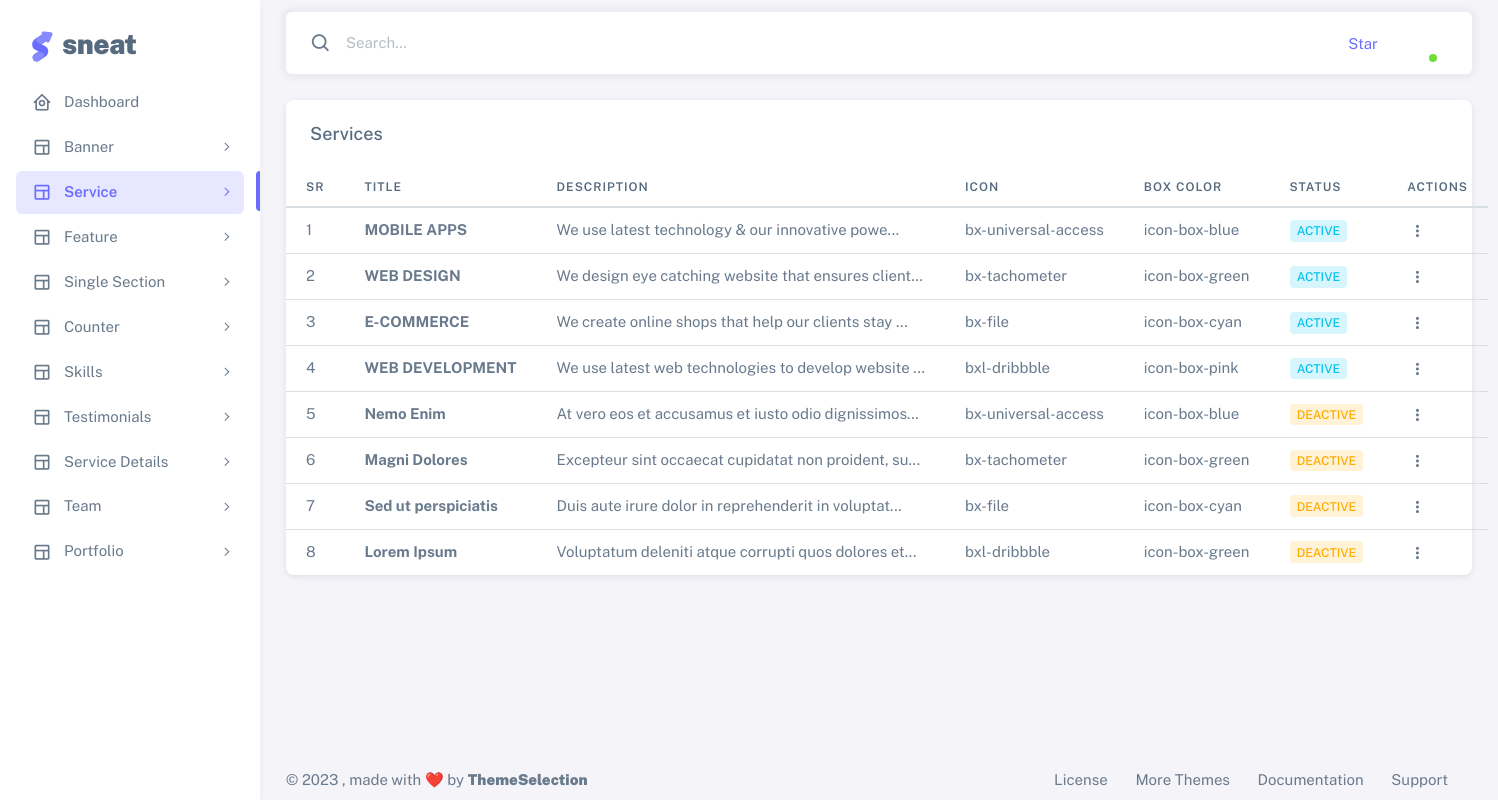
/admin/service/index.php (signed in), run on the app's committed database.
### tables this page shows
CREATE TABLE `services` (
  `id` int NOT NULL,
  `title` varchar(255) NOT NULL,
  `description` text NOT NULL,
  `icon` varchar(30) NOT NULL,
  `box_color` varchar(30) NOT NULL,
  `status` tinyint(1) NOT NULL DEFAULT '1' COMMENT '1 = active, 2 = deactive'
);

### admin/service/index.php (called while the page is built, shortened)
<?php
require_once("../db_connect.php");
$result = mysqli_query($con, "select * from services order by id desc");
require_once('index.view.php');

### admin/service/index.view.php (the view, shortened to what this page needs)
<?php
require_once('../layouts/header.view.php');
?>
<div class="container-xxl flex-grow-1 container-p-y">
    <div class="row justify-content-center">
        <div class="col-lg-12 mb-4 order-0">
            <div class="card">
                <h5 class="card-header">Services</h5>
                <div class="text-nowrap">
                    <table class="table">
                        <thead>
                            <tr>
                                <th>SR</th>
                                <th>Title</th>
                                <th>Description</th>
                                <th>Icon</th>
                                <th>Box Color</th>
                                <th>Status</th>
                                <th>Actions</th>
                            </tr>
                        </thead>
                        <tbody class="table-border-bottom-0">
                            <?php
                            if (mysqli_num_rows($result) > 0) {
                                $i = 1;
                                while ($row = mysqli_fetch_assoc($result)) { ?>
                                    <tr>
                                        <td><?= $i++ ?></td>
                                        <td>
                                            <strong><?= $row['title'] ?></strong>
                                        </td>
                                        <td><?= substr($row['description'], 0, 50) . "..." ?></td>
                                        <td><?= $row['icon'] ?></td>
                                        <td><?= $row['box_color'] ?></td>
                                        <td>
                                            <a href="change_status.php?id=<?= $row['id'] ?>">
                                                <span class="badge <?= ($row['status'] == 1) ? 'bg-label-info' : 'bg-label-warning' ?>  me-1">
                                                    <?= ($row['status'] == 1) ? "Active" : "Deactive" ?>
                                                </span>
                                            </a>
                                        </td>
                                        <td>
                                            <div class="dropdown">
                                                <button type="button" class="btn p-0 dropdown-toggle hide-arrow" data-bs-toggle="dropdown" aria-expanded="false">
                                                    <i class="bx bx-dots-vertical-rounded"></i>
                                                </button>
                                            </div>
                                        </td>
                                    </tr>
                            <?php }
                            }
                            ?>
                        </tbody>
                    </table>
                </div>
            </div>
        </div>
    </div>
</div>
<?php
require_once('../layouts/footer.view.php');
?>

### admin/layouts/header.view.php (shortened to what this page needs)
<?php
$url = explode("/", $_SERVER['REQUEST_URI']);
$url_name = $url[sizeof($url) - 2];
function url()
{
    return explode("/", $_SERVER['SERVER_PROTOCOL'])[0] . "://" . $_SERVER['SERVER_NAME'] . "/";
}
?>
<!DOCTYPE html>
<html lang="en" class="light-style layout-menu-fixed" dir="ltr" data-theme="theme-default" data-assets-path="../assets/" data-template="vertical-menu-template-free">
<head>
    <link rel="stylesheet" href="<?= url() ?>admin/assets/css/boxicons.css" />
    <link rel="stylesheet" href="<?= url() ?>admin/assets/css/core.css" class="template-customizer-core-css" />
    <link rel="stylesheet" href="<?= url() ?>admin/assets/css/theme-default.css" class="template-customizer-theme-css" />
    <link rel="stylesheet" href="<?= url() ?>admin/assets/css/demo.css" />
    <link rel="stylesheet" href="<?= url() ?>admin/assets/css/perfect-scrollbar.css" />
    <link rel="stylesheet" href="<?= url() ?>admin/assets/css/apex-charts.css" />
    <link href="https://cdn.jsdelivr.net/npm/summernote@0.8.18/dist/summernote-lite.min.css" rel="stylesheet">
</head>
<body>
    <div class="layout-wrapper layout-content-navbar">
        <div class="layout-container">
            <aside id="layout-menu" class="layout-menu menu-vertical menu bg-menu-theme">
                <div class="app-brand demo">
                    <a href="<?= url() ?>admin/index.php" class="app-brand-link">
                        <span class="app-brand-logo demo">
                        </span>
                        <span class="app-brand-text demo menu-text fw-bolder ms-2">Sneat</span>
                    </a>
                </div>
                <ul class="menu-inner py-1">
                    <li class="menu-item <?= (($url_name == 'admin') || ($url_name == '')) ? "active" : "" ?>">
                        <a href="<?= url() ?>admin/index.php" class="menu-link">
                            <i class="menu-icon tf-icons bx bx-home-circle"></i>
                            <div data-i18n="Analytics">Dashboard</div>
                        </a>
                    </li>
                    <li class="menu-item <?= ($url_name == 'banner') ? "active" : "" ?>">
                        <a href="javascript:void(0);" class="menu-link menu-toggle">
                            <i class="menu-icon tf-icons bx bx-layout"></i>
                            <div data-i18n="Banner">Banner</div>
                        </a>
                    </li>
                    <li class="menu-item <?= ($url_name == 'service') ? "active" : "" ?>">
                        <a href="javascript:void(0);" class="menu-link menu-toggle">
                            <i class="menu-icon tf-icons bx bx-layout"></i>
                            <div data-i18n="Service">Service</div>
                        </a>
                    </li>
                    <li class="menu-item <?= ($url_name == 'feature') ? "active" : "" ?>">
                        <a href="javascript:void(0);" class="menu-link menu-toggle">
                            <i class="menu-icon tf-icons bx bx-layout"></i>
                            <div data-i18n="Service">Feature</div>
                        </a>
                    </li>
                    <li class="menu-item <?= (($url_name == 'whyus') || ($url_name == 'about') || ($url_name == 'contact') || ($url_name == 'theme')) ? "active" : "" ?>">
                        <a href="javascript:void(0);" class="menu-link menu-toggle">
                            <i class="menu-icon tf-icons bx bx-layout"></i>
                            <div data-i18n="Service">Single Section</div>
                        </a>
                    </li>
                    <li class="menu-item <?= ($url_name == 'counter') ? "active" : "" ?>">
                        <a href="javascript:void(0);" class="menu-link menu-toggle">
                            <i class="menu-icon tf-icons bx bx-layout"></i>
                            <div data-i18n="Counter">Counter</div>
                        </a>
                    </li>
                    <li class="menu-item <?= ($url_name == 'skill') ? "active" : "" ?>">
                        <a href="javascript:void(0);" class="menu-link menu-toggle">
                            <i class="menu-icon tf-icons bx bx-layout"></i>
                            <div data-i18n="Skill">Skills</div>
                        </a>
                    </li>
                    <li class="menu-item <?= ($url_name == 'testimonial') ? "active" : "" ?>">
                        <a href="javascript:void(0);" class="menu-link menu-toggle">
                            <i class="menu-icon tf-icons bx bx-layout"></i>
                            <div data-i18n="Testimonial">Testimonials</div>
                        </a>
                    </li>
                    <li class="menu-item <?= ($url_name == 'service_detail') ? "active" : "" ?>">
                        <a href="javascript:void(0);" class="menu-link menu-toggle">
                            <i class="menu-icon tf-icons bx bx-layout"></i>
                            <div data-i18n="service_details">Service Details</div>
                        </a>
                    </li>
                    <li class="menu-item <?= ($url_name == 'team') ? "active" : "" ?>">
                        <a href="javascript:void(0);" class="menu-link menu-toggle">
                            <i class="menu-icon tf-icons bx bx-layout"></i>
                            <div data-i18n="Teams">Team</div>
                        </a>
                    </li>
                    <li class="menu-item <?= ($url_name == 'portfolio') ? "active" : "" ?>">
                        <a href="javascript:void(0);" class="menu-link menu-toggle">
                            <i class="menu-icon tf-icons bx bx-layout"></i>
                            <div data-i18n="Teams">Portfolio</div>
                        </a>
                    </li>
                </ul>
            </aside>
            <div class="layout-page">
                <nav class="layout-navbar container-xxl navbar navbar-expand-xl navbar-detached align-items-center bg-navbar-theme" id="layout-navbar">
                    <div class="navbar-nav-right d-flex align-items-center" id="navbar-collapse">
                        <div class="navbar-nav align-items-center">
                            <div class="nav-item d-flex align-items-center">
                                <i class="bx bx-search fs-4 lh-0"></i>
                                <input type="text" class="form-control border-0 shadow-none" placeholder="Search..." aria-label="Search..." />
                            </div>
                        </div>
                        <ul class="navbar-nav flex-row align-items-center ms-auto">
                            <li class="nav-item lh-1 me-3">
                                <a class="github-button" href="https://github.com/themeselection/sneat-html-admin-template-free" data-icon="octicon-star" data-size="large" data-show-count="true" aria-label="Star themeselection/sneat-html-admin-template-free on GitHub">Star</a>
                            </li>
                            <li class="nav-item navbar-dropdown dropdown-user dropdown">
                                <a class="nav-link dropdown-toggle hide-arrow" href="javascript:void(0);" data-bs-toggle="dropdown">
                                    <div class="avatar avatar-online">
                                    </div>
                                </a>
                            </li>
                        </ul>
                    </div>
                </nav>
                <div class="content-wrapper">

### admin/layouts/footer.view.php (shortened to what this page needs)
<footer class="content-footer footer bg-footer-theme">
    <div class="container-xxl d-flex flex-wrap justify-content-between py-2 flex-md-row flex-column">
        <div class="mb-2 mb-md-0">
            ©
            , made with ❤️ by
            <a href="#" target="_blank" class="footer-link fw-bolder">ThemeSelection</a>
        </div>
        <div>
            <a href="#" class="footer-link me-4" target="_blank">License</a>
            <a href="#" target="_blank" class="footer-link me-4">More Themes</a>
            <a href="#" target="_blank" class="footer-link me-4">Documentation</a>
            <a href="#" target="_blank" class="footer-link me-4">Support</a>
        </div>
    </div>
</footer>
</div>
</div>
</div>
</div>
</body>
</html>

### admin/assets/css/theme-default.css (style rules this page uses)
.layout-wrapper:not(.layout-horizontal) .bg-menu-theme .menu-inner .menu-item .menu-link { border-radius: 0.375rem; }
.layout-wrapper:not(.layout-horizontal) .bg-menu-theme .menu-inner > .menu-item.active:before { content: ""; position: absolute; right: 0; width: 0.25rem; height: 2.5rem; border-radius: 0.375rem 0 0 0.375rem; }
a { color: #696cff; }
.bg-navbar-theme { background-color: #fff !important; color: #697a8d; }
.bg-navbar-theme .navbar-nav > .nav-link, .bg-navbar-theme .navbar-nav > .nav-item > .nav-link, .bg-navbar-theme .navbar-nav > .nav > .nav-item > .nav-link { color: #697a8d; }
.layout-navbar { background-color: rgba(255, 255, 255, 0.95) !important; -webkit-backdrop-filter: saturate(200%) blur(6px); backdrop-filter: saturate(200%) blur(6px); }
.navbar-detached { box-shadow: 0 0 0.375rem 0.25rem rgba(161, 172, 184, 0.15); }
.bg-menu-theme { background-color: #fff !important; color: #697a8d; }
.bg-menu-theme .menu-link, .bg-menu-theme .menu-horizontal-prev, .bg-menu-theme .menu-horizontal-next { color: #697a8d; }
.bg-menu-theme .menu-item.open:not(.menu-item-closing) > .menu-toggle, .bg-menu-theme .menu-item.active > .menu-link { color: #566a7f; }
.bg-menu-theme .menu-text { color: #566a7f; }
.bg-menu-theme.menu-vertical { box-shadow: 0 0.125rem 0.375rem 0 rgba(161, 172, 184, 0.12); }
.bg-menu-theme .menu-inner > .menu-item.active > .menu-link { color: #696cff; background-color: rgba(105, 108, 255, 0.16) !important; }
.bg-menu-theme .menu-inner > .menu-item.active:before { background: #696cff; }
.bg-footer-theme { background-color: #f5f5f9 !important; color: #697a8d; }
.bg-footer-theme .footer-link { color: #697a8d; }

### admin/assets/css/demo.css (style rules this page uses)
.menu .app-brand.demo { height: 64px; margin-top: 12px; }
.app-brand-logo.demo svg { width: 22px; height: 38px; }
.app-brand-text.demo { font-size: 1.75rem; letter-spacing: -0.5px; text-transform: lowercase; }

### admin/assets/css/perfect-scrollbar.css (style rules this page uses)
.ps { overflow: hidden !important; overflow-anchor: none; -ms-overflow-style: none; touch-action: auto; -ms-touch-action: auto; }
.ps { position: relative; }

### data on the page
services: title "MOBILE APPS", description "We use latest technology & our innovative powe", icon "bx-universal-access", box_color "icon-box-blue", status "ACTIVE"
services: title "WEB DESIGN", description "We design eye catching website that ensures client", icon "bx-tachometer", box_color "icon-box-green", status "ACTIVE"
services: title "E-COMMERCE", description "We create online shops that help our clients stay", icon "bx-file", box_color "icon-box-cyan", status "ACTIVE"
services: title "WEB DEVELOPMENT", description "We use latest web technologies to develop website", icon "bxl-dribbble", box_color "icon-box-pink", status "ACTIVE"
services: title "Nemo Enim", description "At vero eos et accusamus et iusto odio dignissimos", icon "bx-universal-access", box_color "icon-box-blue", status "DEACTIVE"
services: title "Magni Dolores", description "Excepteur sint occaecat cupidatat non proident, su", icon "bx-tachometer", box_color "icon-box-green", status "DEACTIVE"
services: title "Sed ut perspiciatis", description "Duis aute irure dolor in reprehenderit in voluptat", icon "bx-file", box_color "icon-box-cyan", status "DEACTIVE"
services: title "Lorem Ipsum", description "Voluptatum deleniti atque corrupti quos dolores et", icon "bxl-dribbble", box_color "icon-box-green", status "DEACTIVE"
